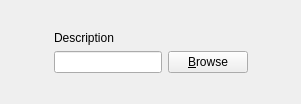
<ui version="4.0" >
 <class>BrowseWidget</class>
 <widget class="QWidget" name="BrowseWidget" >
  <property name="geometry" >
   <rect>
    <x>0</x>
    <y>0</y>
    <width>301</width>
    <height>104</height>
   </rect>
  </property>
  <property name="windowTitle" >
   <string>Form</string>
  </property>
  <layout class="QVBoxLayout" name="verticalLayout" >
   <property name="margin" >
    <number>0</number>
   </property>
   <item>
    <layout class="QGridLayout" name="gridLayout_2" >
     <property name="sizeConstraint" >
      <enum>QLayout::SetMaximumSize</enum>
     </property>
     <item row="0" column="1" >
      <spacer name="verticalSpacer" >
       <property name="orientation" >
        <enum>Qt::Vertical</enum>
       </property>
       <property name="sizeHint" stdset="0" >
        <size>
         <width>20</width>
         <height>40</height>
        </size>
       </property>
      </spacer>
     </item>
     <item row="1" column="0" >
      <spacer name="horizontalSpacer" >
       <property name="orientation" >
        <enum>Qt::Horizontal</enum>
       </property>
       <property name="sizeHint" stdset="0" >
        <size>
         <width>40</width>
         <height>20</height>
        </size>
       </property>
      </spacer>
     </item>
     <item row="1" column="1" >
      <layout class="QGridLayout" name="gridLayout" >
       <property name="sizeConstraint" >
        <enum>QLayout::SetMaximumSize</enum>
       </property>
       <item row="0" column="0" colspan="2" >
        <widget class="QLabel" name="description_" >
         <property name="text" >
          <string>Description</string>
         </property>
        </widget>
       </item>
       <item row="1" column="0" >
        <widget class="QLineEdit" name="path_" />
       </item>
       <item row="1" column="1" >
        <widget class="QPushButton" name="browseBtn_" >
         <property name="text" >
          <string>&amp;Browse</string>
         </property>
        </widget>
       </item>
      </layout>
     </item>
     <item row="1" column="2" >
      <spacer name="horizontalSpacer_2" >
       <property name="orientation" >
        <enum>Qt::Horizontal</enum>
       </property>
       <property name="sizeHint" stdset="0" >
        <size>
         <width>40</width>
         <height>20</height>
        </size>
       </property>
      </spacer>
     </item>
     <item row="2" column="1" >
      <spacer name="verticalSpacer_2" >
       <property name="orientation" >
        <enum>Qt::Vertical</enum>
       </property>
       <property name="sizeHint" stdset="0" >
        <size>
         <width>20</width>
         <height>40</height>
        </size>
       </property>
      </spacer>
     </item>
    </layout>
   </item>
  </layout>
 </widget>
 <resources/>
 <connections/>
</ui>
